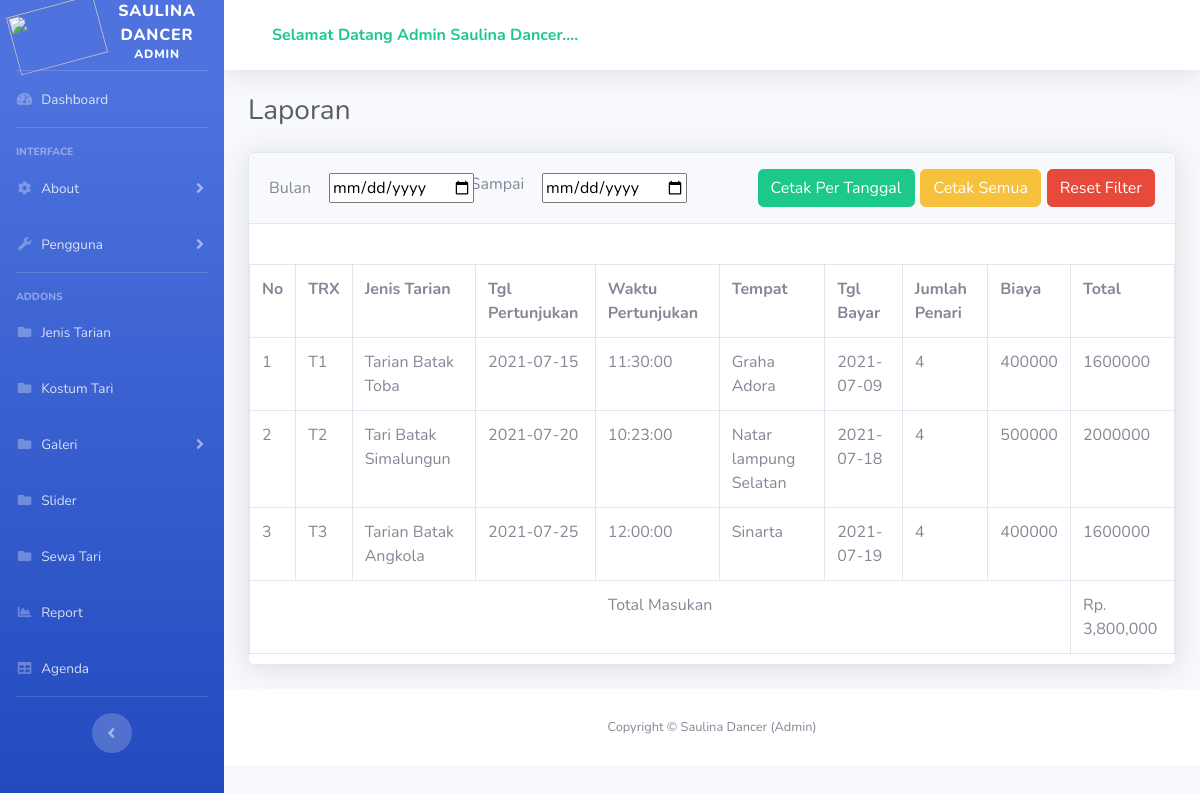
/index.php/laporan, run on the app's committed database.
### tables this page shows
CREATE TABLE `pembayaran` (
  `id_pem` int(11) NOT NULL,
  `id_sewa` varchar(11) NOT NULL,
  `biaya` int(11) NOT NULL,
  `foto` varchar(255) NOT NULL,
  `tgl_bayar` date NOT NULL,
  `status` int(11) NOT NULL,
  `status_notif` int(11) NOT NULL,
  `dp` int(11) NOT NULL,
  `sisa` int(11) NOT NULL
);

CREATE TABLE `jasa` (
  `id_jasa` int(11) NOT NULL,
  `nama` varchar(255) NOT NULL,
  `stok_penari` int(11) NOT NULL,
  `harga` int(11) NOT NULL,
  `deskripsi` varchar(255) NOT NULL,
  `foto_jasa` varchar(255) NOT NULL,
  `tgl_input` date NOT NULL
);

CREATE TABLE `sewa_jasa` (
  `id_sj` varchar(11) NOT NULL,
  `id_jasa` int(11) NOT NULL,
  `id_user` int(11) NOT NULL,
  `jumlah_penari` int(11) NOT NULL,
  `biaya` int(11) NOT NULL,
  `tgl_sewa` date NOT NULL,
  `alamat` varchar(255) NOT NULL,
  `tgl_acara` date NOT NULL,
  `waktu` time NOT NULL,
  `status_pesanan` int(11) NOT NULL
);

### application/controllers/Laporan.php (called while the page is built, shortened)
<?php
class Laporan extends CI_Controller {
	function __construct()
    {
        $this->load->library('form_validation');
        $this->load->Model('LaporanModel');
    }
	public function index(){
		if(isset($_POST['submit'])){
			$tanggal1 = $this->input->post('tanggal1');
	     	$tanggal2 = $this->input->post('tanggal2');
	     	$data = array(
					  "joinsewa"=>$this->LaporanModel->fjoinsewa($tanggal1, $tanggal2),
					  "js" => $this->LaporanModel->flap($tanggal1, $tanggal2),
					 );
			$this->load->view("admin/cetak", $data);
		}else{
			$data = array("joinsewa"=>$this->LaporanModel->joinsewa(),
						  "js" =>$this->LaporanModel->lap(),
						  "container" => "admin/laporan",
			 			  "footer" => "admin/footer",
			               "nav" => "admin/nav");
			 $this->load->view("admin/template", $data);
			}
	}
}

### index.php (called while the page is built, shortened)
<?php
require_once BASEPATH.'core/CodeIgniter.php';

### application/models/LaporanModel.php (called while the page is built, shortened)
<?php
class LaporanModel extends CI_Model{
	public function lap(){
		return $this->db->query("SELECT *  from pembayaran join sewa_jasa on pembayaran.id_sewa = sewa_jasa.id_sj join jasa on sewa_jasa.id_jasa=jasa.id_jasa where pembayaran.status='2'");
	}
	public function joinsewa(){
		 return $this->db->query("SELECT *, SUM(pembayaran.dp) AS jml_byr from pembayaran join sewa_jasa on pembayaran.id_sewa = sewa_jasa.id_sj join jasa on sewa_jasa.id_jasa=jasa.id_jasa where pembayaran.status='2'");
	}
}
?>

### application/views/admin/laporan.php (the view, shortened to what this page needs)
<div class="container-fluid">
<div class="d-sm-flex align-items-center justify-content-between mb-4">
  <h1 class="h3 mb-0 text-gray-800">Laporan</h1>
</div>
<div class="row">
  <div class="col-xl-12 col-lg-12">
  <form method="post" >
    <div class="card shadow mb-4">
      <div class="card-header py-3 d-flex flex-row align-items-center justify-content-between">
      Bulan
      <div class="col-xl-2">
      <input type="date" name="tanggal1">
      </div>
      <label>Sampai</label>
      <div class="col-xl-3"><input type="date" name="tanggal2"></div>
      <input type="submit" name="submit" value="Cetak Per Tanggal" class="btn btn-success">
      <a href="<?php echo base_url()?>laporan/cetaklaporan" name="cetak" class="btn btn-warning">Cetak Semua</a>
      <a href="<?php echo base_url(); ?>laporan" class="btn btn-danger">Reset Filter</a>
      </form>
      </div>
      <div style="padding-top: 20px; padding-bottom: 20px;text-align: center">
      </div>
        <table class="table table-bordered" style="margin-bottom: 10px">
            <tr>
                <th>No</th>
                <th>TRX</th>
                <th>Jenis Tarian</th>
                <th>Tgl Pertunjukan</th>
                <th>Waktu Pertunjukan</th>
                <th>Tempat</th>
                <th>Tgl Bayar</th>
                <th>Jumlah Penari</th>
                <th>Biaya</th>
                <th>Total</th>
                </tr>
           <?php
            $hasil4= $this->db->query("SELECT * from pembayaran ");
            $a=$hasil4->num_rows();
            if($a==0){
             echo "<tr><td colspan='10'><center>Maaf Data Yang anda cari tidak ada</center></td></tr>";
            }else{
            $r=$joinsewa->row();
            $no=1;
            foreach($js->result() as $lapo){
             echo '<tr><td>'.$no++.'</td>
                       <td>'.$lapo->id_sewa.'</td>
                       <td>'.$lapo->nama.'</td>
                       <td>'.$lapo->tgl_acara.'</td>
                       <td>'.$lapo->waktu.'</td>
                       <td>'.$lapo->alamat.'</td>
                       <td>'.$lapo->tgl_bayar.'</td>
                       <td>'.$lapo->jumlah_penari.'</td>
                       <td>'.$lapo->harga.'</td>
                       <td>'.$lapo->biaya.'</td>
                  </tr>';
           }
           echo "<tr><td colspan='9'><p style='text-align:center'>Total Masukan</p></td><td>";echo 'Rp. '.number_format($r->jml_byr).'</td></tr>';
          }
          ?>
          </table>
    </div>
  </div>
</div>

### data on the page
pembayaran: id_sewa "T1", jasa.nama "Tarian Batak Toba", sewa_jasa.tgl_acara "2021-07-15", sewa_jasa.waktu "11:30:00", sewa_jasa.alamat "Graha Adora", tgl_bayar "2021-07-09", sewa_jasa.jumlah_penari "4", jasa.harga "400000", sewa_jasa.biaya "1600000"
pembayaran: id_sewa "T2", jasa.nama "Tari Batak Simalungun", sewa_jasa.tgl_acara "2021-07-20", sewa_jasa.waktu "10:23:00", sewa_jasa.alamat "Natar lampung Selatan", tgl_bayar "2021-07-18", sewa_jasa.jumlah_penari "4", jasa.harga "500000", sewa_jasa.biaya "2000000"
pembayaran: id_sewa "T3", jasa.nama "Tarian Batak Angkola", sewa_jasa.tgl_acara "2021-07-25", sewa_jasa.waktu "12:00:00", sewa_jasa.alamat "Sinarta", tgl_bayar "2021-07-19", sewa_jasa.jumlah_penari "4", jasa.harga "400000", sewa_jasa.biaya "1600000"

### other printed values
$r->jml_byr "3,800,000"
